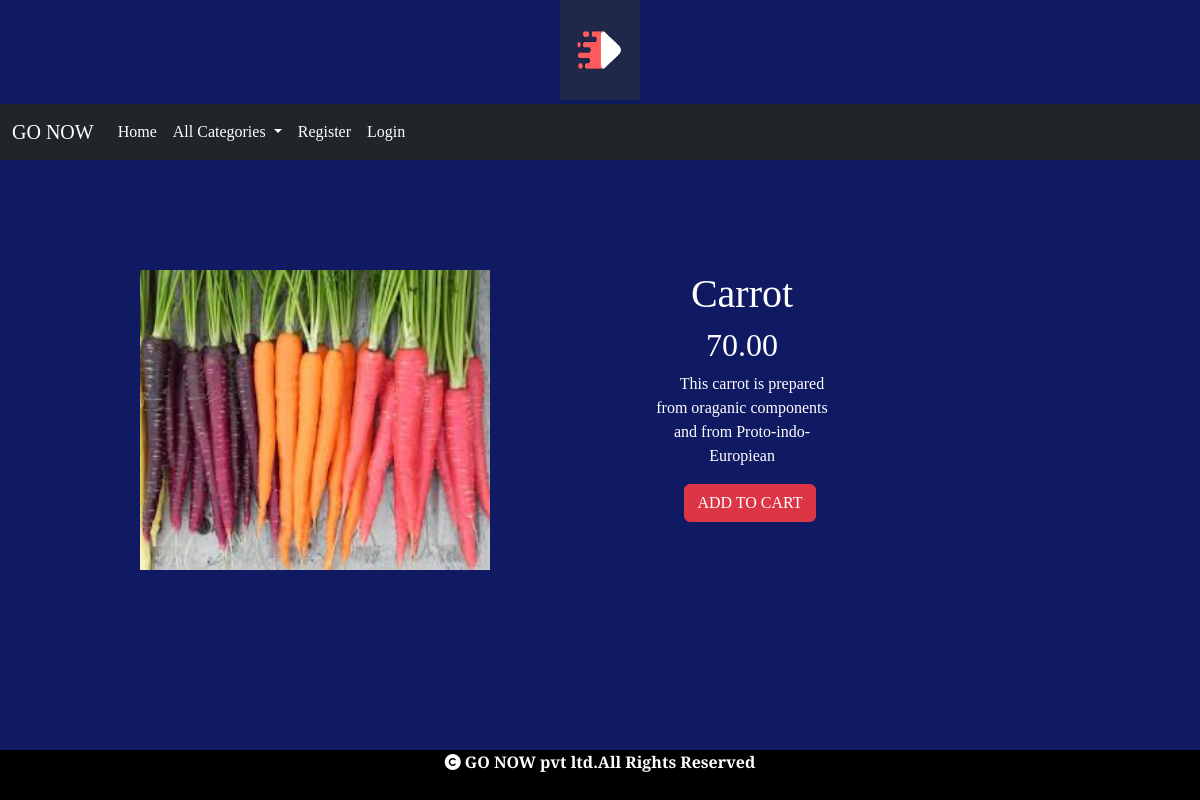
Page /details/Carrot on the committed database.
### shop/models.py (models this page shows, shortened)
class Product(models.Model):
    name = models.CharField(max_length=20)
    desc = models.TextField()
    image = models.ImageField(upload_to='shop/products', blank=True, null=True)
    price=models.DecimalField(max_digits=10,decimal_places=2)
    category=models.ForeignKey(Category,on_delete=models.CASCADE)
    stock=models.IntegerField()
    available=models.BooleanField(default=True)
    created=models.DateTimeField(auto_now_add=True)
    updated=models.DateTimeField(auto_now=True)

### shop/views.py (the view)
# urls.py: path('details/<d>',views.details,name="details"),
def details(request,d):
    p=Product.objects.get(name=d)
    return render(request, 'details.html', {'p':p})

### cart/context_processors.py (called while the page is built)
def productcount(request):
    item_count=0
    u=request.user
    try:
        cart=Cart.objects.filter(user=u)
        for i in cart:
            item_count=item_count+i.quantity
    except:
        item_count=0
    return {'count':item_count}

### shop/context_processors.py (called while the page is built)
def menu_links(request):
    c=Category.objects.all()
    return {'links':c}

### templates/details.html (shortened to what this page needs)
{% extends 'base.html' %}
{% load static %}
{% block content %}
<div class="container" style="margin-bottom:100px;">
    <div class="row">
        <div class="col-sm-12" style="width:23rem; padding:110px;">
                <img src="{{p.image.url}}" height="300px" width="350px">
        </div>&ensp;&ensp;&ensp;&ensp;&ensp;&ensp;&ensp;&ensp;&ensp;&ensp;&ensp;&ensp;&ensp;&ensp;&ensp;&ensp;&ensp;&ensp;
            <div class="col-sm-12" style="width:25rem; padding:110px;">
                <h1 class="text-center" style="color:white;">{{p.name}}</h1>
                <h2 class="text-center" style="color:white;">{{p.price}}</h2>
                <p class="text-center" style="color:white; text-indent:20px;text-align:justify;">{{p.desc}}</p>
                {% if user.is_superuser == False %}
                {% if p.stock <= 0 %}
                <h2 class="text-danger">Out of Stock</h2>
                {% else %}
                <a href="{% url 'cart:addtocart' p.name  %}" class="btn btn-danger" style="position:relative;left:18%;">ADD TO CART</a>
                {% endif %}
                 {% endif %}
            </div>
        </div>
        </div>
{% endblock %}

### static/css/style.css (style rules this page uses)
body { background-color:#0f1a63; font-family: 'Josefin Slab', serif; }

### rows in the picture
Product: image (picture), name "Carrot", price "70.00", desc "This carrot is prepared from oraganic components and from Proto-indo-Europiean"
